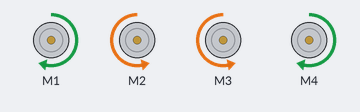
The sketch below on a simulated Arduino Uno, built with avr-gcc and run on an emulated ATmega328P. Parts: 4 × DC motor (green arrow = forward, orange = backward, longer = faster).

Above: at 0.2 s.
Timing chart, 0 to 1.7 s (numbered marks = the images above):
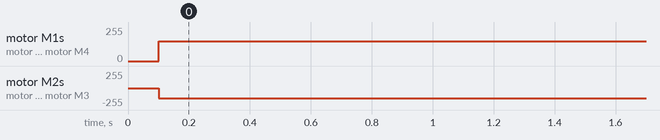

Measured:
- by itself, motor M1, motor M4: stopped → forward 150/255 at 0.10 s
- by itself, motor M2, motor M3: stopped → backward 150/255 at 0.10 s

The sketch:

codigo_GIRANDO_4M.ino
```cpp
#include <AFMotor.h> //incluimos libreria de shield motor

AF_DCMotor M1(1); //motor uno conectar en M1
AF_DCMotor M2(2); //motor uno conectar en M2
AF_DCMotor M3(3); //motor uno conectar en M3
AF_DCMotor M4(4); //motor uno conectar en M4

int vel=150; //Variable de velocidad

void setup()
{
  M1.run(RELEASE); //motor inicia apagado
  M2.run(RELEASE); //motor inicia apagado
  M3.run(RELEASE); //motor inicia apagado
  M4.run(RELEASE); //motor inicia apagado
  delay(100);
}

void loop()
{
  //ADELANTE//
    M1.setSpeed(vel); //Escribe la velocidad
    M2.setSpeed(vel); //Escribe la velocidad
    M3.setSpeed(vel); //Escribe la velocidad
    M4.setSpeed(vel); //Escribe la velocidad
    M1.run(FORWARD);  //Gira hacia adelante
    M2.run(BACKWARD);  //Gira hacia adelante
    M3.run(BACKWARD);  //Gira hacia adelante
    M4.run(FORWARD);  //Gira hacia adelante
    delay(10);

}
```
